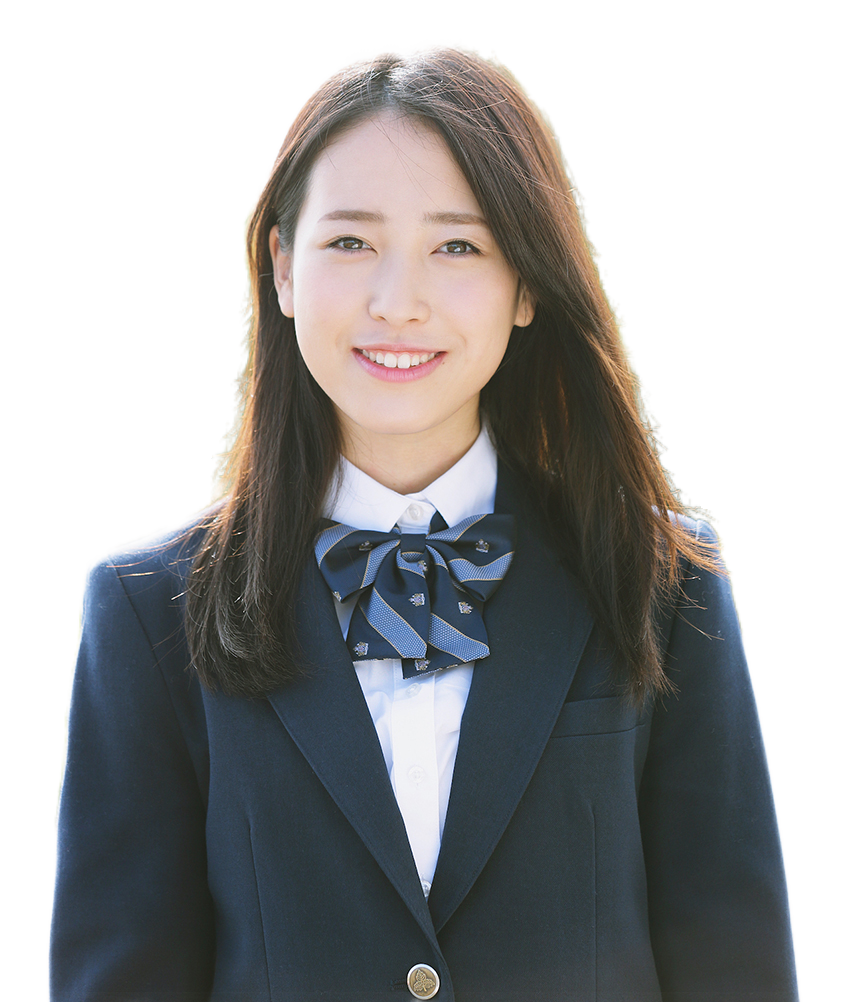
#> input picture 002-people_img_cut/bg.png, 850 x 1002 px
$ python main.py
#> lines starting #> are read from the running program, lines starting #| are printed output that depends on the picture
import json
from PIL import Image
from tencentcloud.common import credential
from tencentcloud.common.profile.client_profile import ClientProfile
from tencentcloud.common.profile.http_profile import HttpProfile
from tencentcloud.bda.v20200324 import bda_client, models
import base64

SecretId = ''
SecretKey = ''


def cut(img_path):
    f = open(img_path, 'rb')
    img = base64.b64encode(f.read())
    cred = credential.Credential(SecretId, SecretKey)
    httpProfile = HttpProfile()
    httpProfile.endpoint = "bda.tencentcloudapi.com"

    # 实例化一个client选项，可选的，没有特殊需求可以跳过
    clientProfile = ClientProfile()
    clientProfile.httpProfile = httpProfile

    client = bda_client.BdaClient(cred, "ap-guangzhou", clientProfile)

    # 实例化一个请求对象,每个接口都会对应一个request对象
    req = models.SegmentPortraitPicRequest()
    params = {
        'Action': 'SegmentPortraitPic',
        'Version': '2020-03-24',
        'Region': 'ap-guangzhou,',
        "Image": str(img, encoding='utf-8')
    }
    req.from_json_string(json.dumps(params))
    result = json.loads(client.SegmentPortraitPic(req).to_json_string())

    img_data = base64.b64decode(result['ResultImage'])
    to_img_path = 'bg.png'
    with open(to_img_path, 'wb') as f:
        f.write(img_data)


def save_new_img(img_path):
#> called with img_path = './bg.png'
    img = Image.open(img_path)
#> img is the input picture: PIL image 850x1002 RGBA; mean R, G, B, A 128.7, 131.9, 120.2, 147.6
    r, g, b, a = img.split()
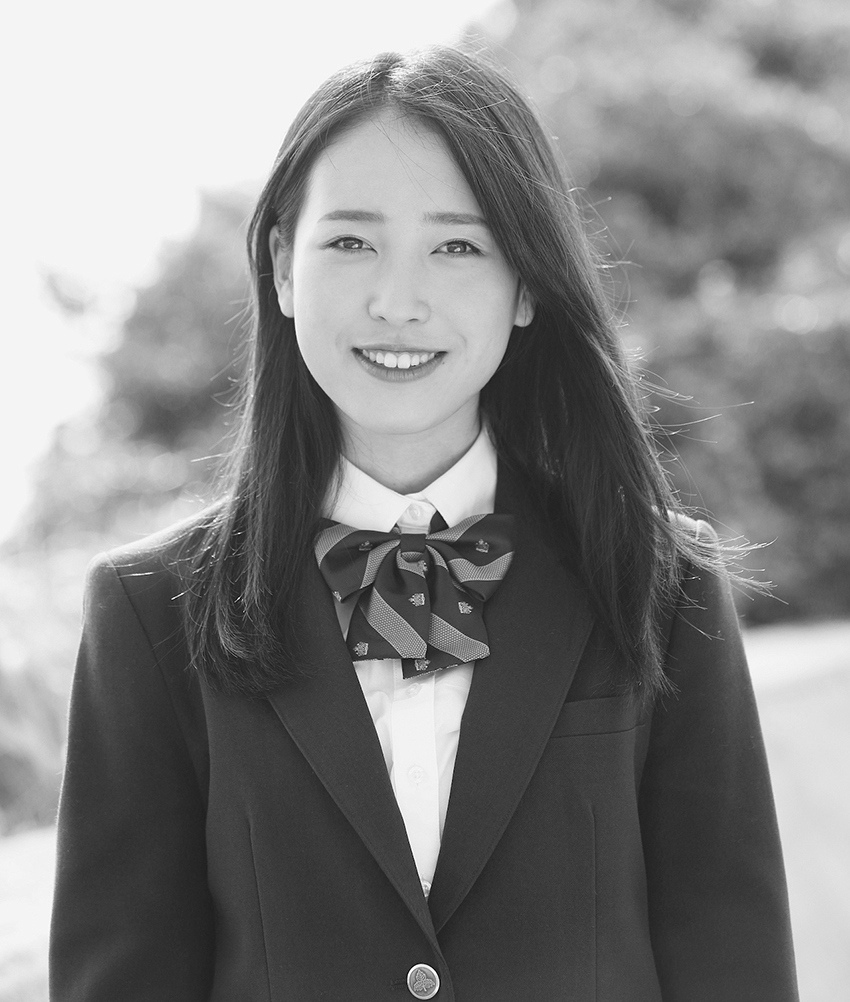
#> g: PIL image 850x1002 L; min 0, max 255, mean 131.9
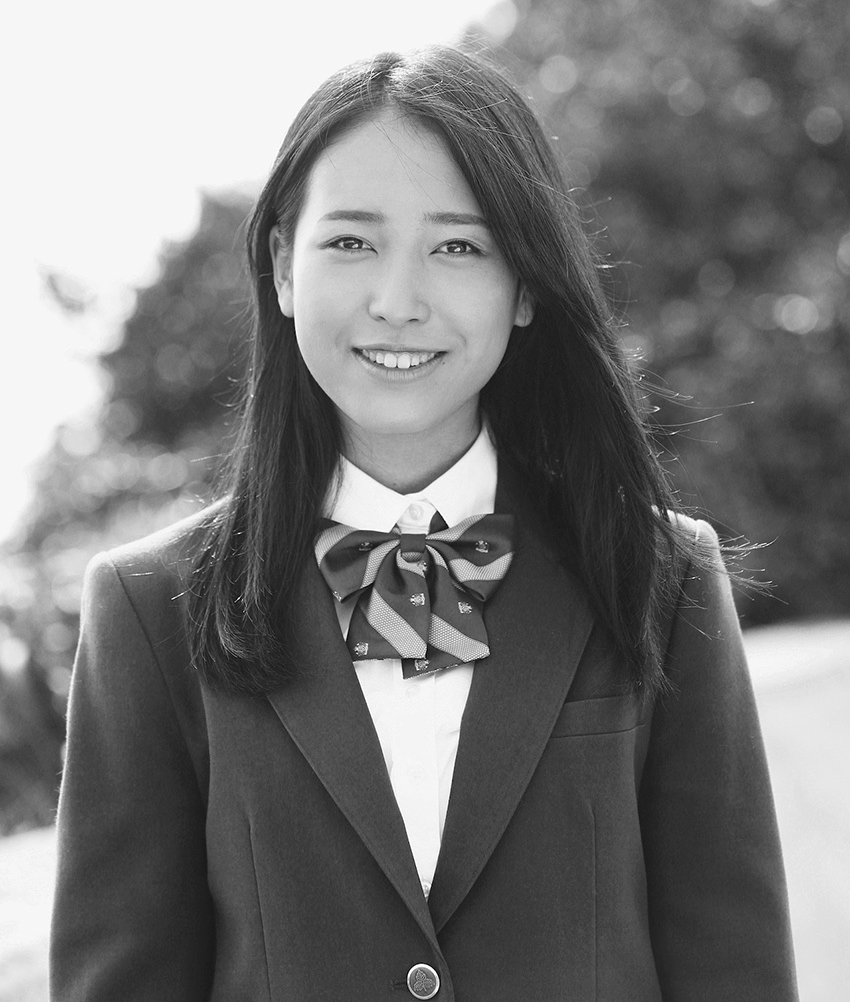
#> b: PIL image 850x1002 L; min 0, max 255, mean 120.2
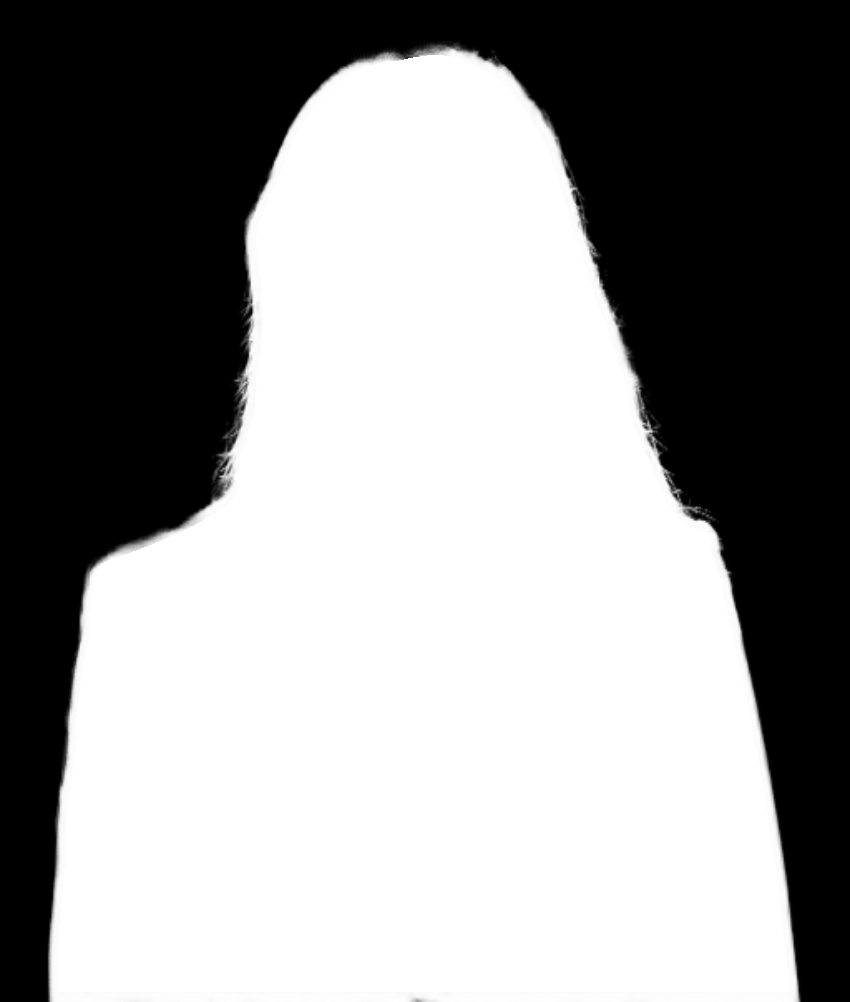
#> a: PIL image 850x1002 L; min 0, max 255, mean 147.6
    width, height = img.size
#> width = 850; height = 1002
    bg = Image.new("RGBA", (width, height), 'red')
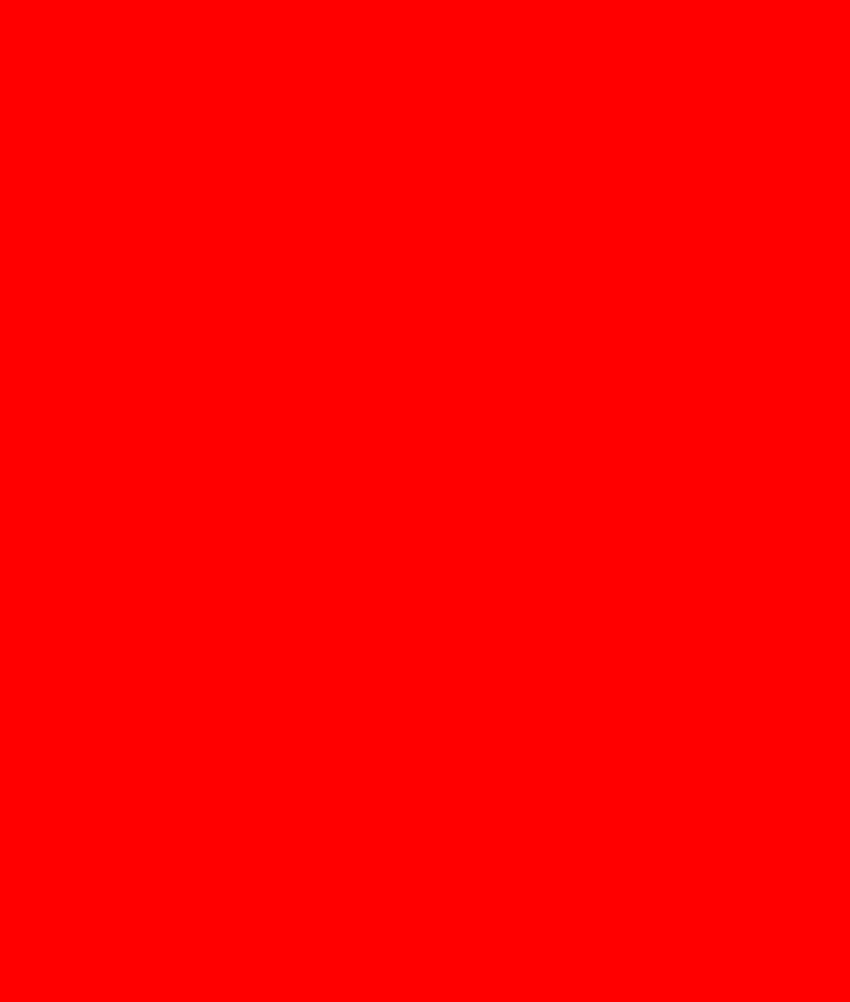
#> bg: PIL image 850x1002 RGBA; mean R, G, B, A 255, 0, 0, 255
    bg.paste(img, (0, 0), mask=a)
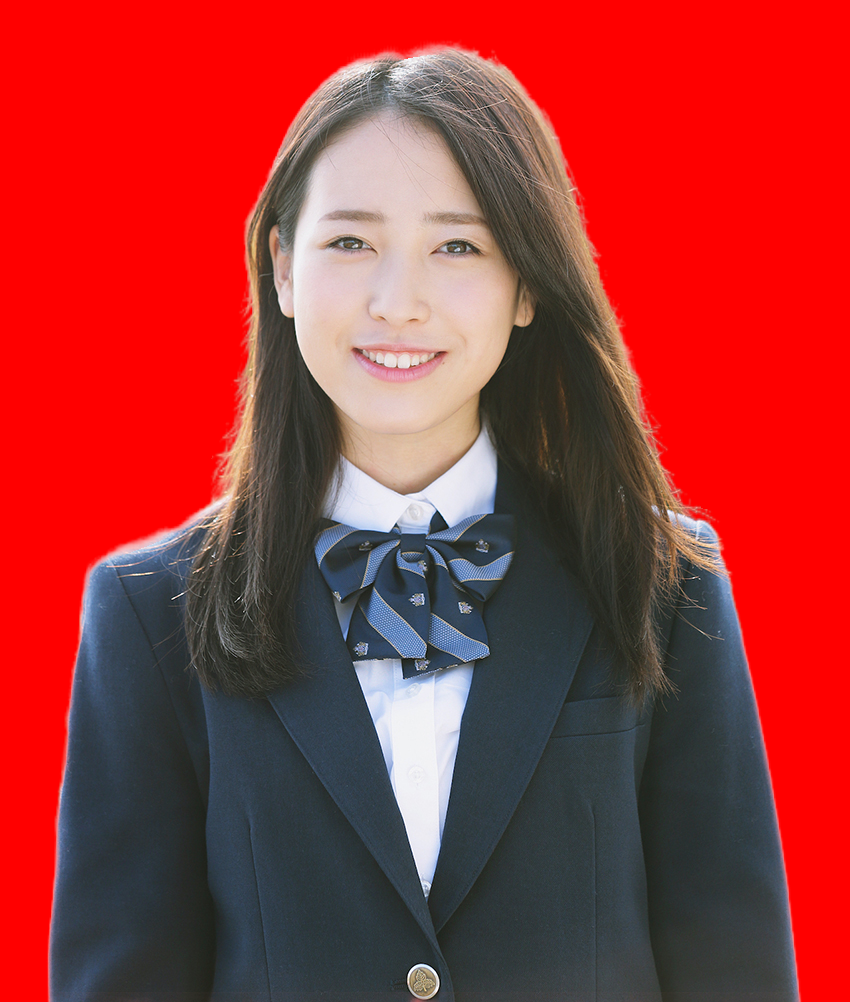
#> bg: PIL image 850x1002 RGBA; mean R, G, B, A 159.8, 52.5, 52.6, 254.1; transparent parts drawn white
    bg.save('result.png')


save_new_img('./bg.png')
